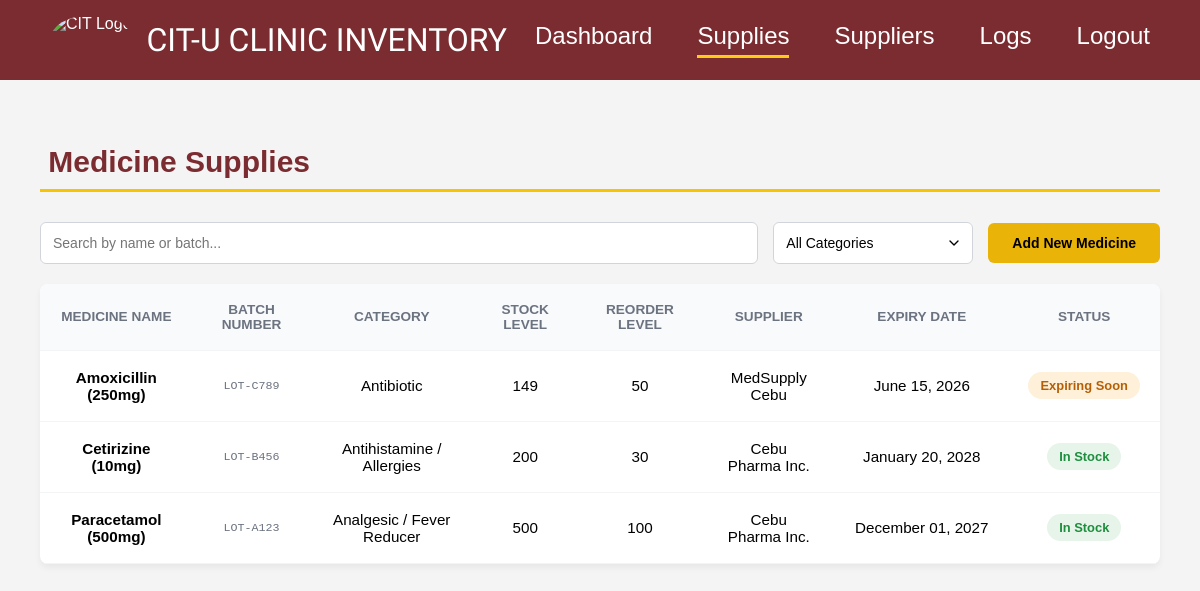
Screenshot of /src/supplies/index.php (signed in) with the database file from the repository.
### tables this page shows
CREATE TABLE `medicinebatch` (
  `batch_id` int(11) NOT NULL,
  `medicine_id` int(11) NOT NULL,
  `supplier_id` int(11) NOT NULL,
  `batch_number` varchar(50) NOT NULL,
  `quantity_in_stock` int(11) NOT NULL DEFAULT 0,
  `expiry_date` date NOT NULL,
  `date_received` date NOT NULL
);

CREATE TABLE `medicine` (
  `medicine_id` int(11) NOT NULL,
  `name` varchar(100) NOT NULL,
  `purpose` varchar(255) DEFAULT NULL,
  `reorder_level` int(11) NOT NULL DEFAULT 0
);

CREATE TABLE `supplier` (
  `supplier_id` int(11) NOT NULL,
  `name` varchar(100) NOT NULL,
  `email` varchar(100) DEFAULT NULL,
  `address` text DEFAULT NULL
);

### src/supplies/index.php (the view, shortened to what this page needs)
<?php
    $medicines = [];
    try {
        $pdo = new PDO("mysql:host=127.0.0.1;dbname=citu_clinic_inventory;port=3306", "root", "");
        $pdo->setAttribute(PDO::ATTR_ERRMODE, PDO::ERRMODE_EXCEPTION);
        $sql = "
            SELECT
                mb.batch_id,
                mb.batch_number,
                m.name AS medicine_name,
                m.purpose AS category,
                mb.quantity_in_stock AS stock_level,
                m.reorder_level,
                s.name AS supplier_name,
                mb.expiry_date
            FROM MedicineBatch mb
            JOIN Medicine m ON mb.medicine_id = m.medicine_id
            JOIN Supplier s ON mb.supplier_id = s.supplier_id
            WHERE mb.quantity_in_stock > 0
            ORDER BY m.name ASC, mb.expiry_date ASC
        ";
        $stmt = $pdo->query($sql);
        $medicines = $stmt->fetchAll(PDO::FETCH_ASSOC);
    } catch (PDOException $e) {
        if ($pdo->inTransaction()) {
            $pdo->rollBack();
        }
        $message = "<div class='alert-error'>Database error: " . htmlspecialchars($e->getMessage()) . "</div>";
    }
?>
<!DOCTYPE html>
<html lang="en">
<head>
    <link rel="stylesheet" href="../components/shared.css">
    <link rel="stylesheet" href="style.css?v=<?php echo time(); ?>">
</head>
<body>
    <?php include '../components/header.php'; ?>
<main class="supplies-container">
    <h2 class="page-title">&nbsp;Medicine Supplies</h2>
    <hr class="yellow-line">
    <div class="toolbar">
        <input type="text" id="searchInput" placeholder="Search by name or batch..." class="search-input">
        <select class="category-select">
            <option value="all categories">All Categories</option>
        </select>
        <button class="add-btn" onclick="openModal()">Add New Medicine</button>
    </div>
    <div class="table-container">
        <table class="supplies-table" id="suppliesTable">
            <thead>
                <tr>
                    <th>Medicine Name</th>
                    <th>Batch Number</th>
                    <th>Category</th>
                    <th>Stock Level</th>
                    <th>Reorder Level</th>
                    <th>Supplier</th>
                    <th>Expiry Date</th>
                    <th>Status</th>
                </tr>
            </thead>
            <tbody>
                <?php if (empty($medicines)): ?>
                    <tr class="no-data-row">
                        <td colspan="8" style="text-align: center; padding: 20px;">No inventory records found.</td>
                    </tr>
                <?php else: ?>
                    <?php foreach ($medicines as $med):
                        $currentDate = new DateTime();
                        $expiryDate = new DateTime($med['expiry_date']);
                        $currentDate->setTime(0, 0, 0);
                        $expiryDate->setTime(0, 0, 0);
                        $interval = $currentDate->diff($expiryDate);
                        $daysUntilExpiry = $interval->invert ? -$interval->days : $interval->days;
                        $statusHtml = '';
                        $stockClass = '';
                        $rowClass = '';
                        if ($daysUntilExpiry < 0) {
                            $stockClass = 'text-danger';
                            $rowClass = 'row-danger';
                            $statusHtml = "
                                <form method='POST' style='display:inline;' onsubmit='return confirm(\"Are you sure you want to discard this expired batch?\");'>
                                    <input type='hidden' name='action' value='discard_batch'>
                                    <input type='hidden' name='batch_id' value='" . $med['batch_id'] . "'>
                                    <button type='submit' class='btn-discard' onclick='event.stopPropagation();'>Discard</button>
                                </form>
                            ";
                        } elseif ($med['stock_level'] <= $med['reorder_level']) {
                            $stockClass = 'text-danger';
                            $rowClass = 'row-danger';
                            $statusHtml = "<span class='badge low-stock'>Low Stock</span>";
                        } elseif ($daysUntilExpiry <= 60) {
                            $statusHtml = "<span class='badge expiring'>Expiring Soon</span>";
                        } else {
                            $statusHtml = "<span class='badge in-stock'>In Stock</span>";
                        }
                    ?>
                        <tr class="<?php echo $rowClass; ?> data-row hover-row"
                            style="cursor: pointer;"
                            onclick="openEditModal('<?php echo $med['batch_id']; ?>', '<?php echo addslashes($med['medicine_name']); ?>', '<?php echo addslashes($med['batch_number']); ?>', <?php echo $med['stock_level']; ?>)">
                            <td><strong><?php echo htmlspecialchars($med['medicine_name']); ?></strong></td>
                            <td style="color: #6b7280; font-family: monospace; font-size: 0.9em;"><?php echo htmlspecialchars($med['batch_number']); ?></td>
                            <td><?php echo htmlspecialchars($med['category']); ?></td>
                            <td class="<?php echo $stockClass; ?>"><?php echo number_format($med['stock_level']); ?></td>
                            <td><?php echo number_format($med['reorder_level']); ?></td>
                            <td><?php echo htmlspecialchars($med['supplier_name']); ?></td>
                            <td><?php echo date('F d, Y', strtotime($med['expiry_date'])); ?></td>
                            <td><?php echo $statusHtml; ?></td>
                        </tr>
                    <?php endforeach; ?>
                <?php endif; ?>
            </tbody>
        </table>
    </div>
</main>
</body>
</html>

### src/components/header.php
<?php
    $current_folder = basename(dirname($_SERVER['PHP_SELF']));
?>
<header class="main-header">
    <div class="logo-container">
        <img src="../images/cit-logo-white.png" alt="CIT Logo" class="logo">
        <h1>CIT-U CLINIC INVENTORY</h1>
    </div>
    <nav class="nav-links">
        <a href="../dashboard/index.php" class="<?= ($current_folder == 'dashboard') ? 'active' : '' ?>">Dashboard</a>
        <a href="../supplies/index.php" class="<?= ($current_folder == 'supplies') ? 'active' : '' ?>">Supplies</a>
        <a href="../suppliers/index.php" class="<?= ($current_folder == 'suppliers') ? 'active' : '' ?>">Suppliers</a>
        <a href="../logs/index.php" class="<?= ($current_folder == 'logs') ? 'active' : '' ?>">Logs</a>
        <a href="../login/index.php" class="logout-btn">Logout</a>
    </nav>
</header>

### src/components/shared.css (style rules this page uses)
body { margin: 0; font-family: Arial, sans-serif; background-color: #f4f4f4; }
.logo { height: 50px; border-radius: 50%; }
.main-header { display: flex; justify-content: space-between; align-items: center; padding: 15px 50px; background-color: #7b2c31; color: white; }
.main-header .logo-container { display: flex; align-items: center; gap: 15px; }
.main-header .logo-container h1 { margin: 0; font-size: 32px; font-weight: normal; color: white; font-family: 'Balthazar', serif; }
.nav-links { display: flex; gap: 45px; align-items: center; }
.nav-links a { color: white; text-decoration: none; font-size: 24px; padding-bottom: 5px; border-bottom: 3px solid transparent; }
.nav-links a.active { border-bottom: 3px solid #facc15; }

### src/supplies/style.css (style rules this page uses)
.supplies-container { padding: 40px; max-width: 1200px; margin: 0 auto; }
.page-title { color: #7b2c31; font-size: 30px; margin-bottom: 10px; }
.yellow-line { border: none; border-top: 3px solid #F8C400; margin-bottom: 30px; }
.toolbar { display: flex; gap: 15px; margin-bottom: 20px; align-items: center; }
.search-input { flex: 1; padding: 12px; border: 1px solid #d1d5db; border-radius: 6px; font-size: 14px; outline: none; }
.category-select { padding: 12px; padding-right: 30px; border: 1px solid #d1d5db; border-radius: 6px; font-size: 14px; min-width: 200px; outline: none; background-color: white; appearance: none; background-repeat: no-repeat; background-position: right 10px center; }
.table-container { background: white; border-radius: 8px; box-shadow: 0 4px 6px rgba(0,0,0,0.05); overflow-x: auto; }
.supplies-table { width: 100%; border-collapse: collapse; text-align: left; }
.supplies-table th { background-color: #f9fafb; color: #6b7280; font-size: 0.85em; text-transform: uppercase; font-weight: bold; padding: 18px 20px; border-bottom: 1px solid #f3f4f6; text-align: center; vertical-align: middle; }
.supplies-table td { padding: 18px 20px; border-bottom: 1px solid #f3f4f6; font-size: 0.95em; vertical-align: middle; }
.supplies-table td:nth-child(1) { text-align: center; }
.supplies-table td:nth-child(2) { text-align: center; }
.supplies-table td:nth-child(3) { text-align: center; }
.supplies-table td:nth-child(4) { text-align: center; }
.supplies-table td:nth-child(5) { text-align: center; }
.supplies-table td:nth-child(6) { text-align: center; }
.supplies-table th:nth-child(7), .supplies-table td:nth-child(7) { min-width: 120px; white-space: nowrap; vertical-align: middle; text-align: center; }
.supplies-table td:nth-child(8) { text-align: center; }
.badge { padding: 6px 12px; border-radius: 20px; font-size: 0.85em; font-weight: bold; display: inline-block; white-space: nowrap; }
.badge.in-stock { background-color: #e6f4ea; color: #1e8e3e; }
.badge.expiring { background-color: #fef0d9; color: #b45f06; }
.add-btn { background-color: #eab308; color: black; border: none; padding: 12px 24px; font-weight: bold; border-radius: 6px; cursor: pointer; font-size: 14px; transition: background-color 0.2s; white-space: nowrap; }

### rows the page displays
medicinebatch: medicine.name "Amoxicillin (250mg)", batch_number "LOT-C789", medicine.purpose "Antibiotic", quantity_in_stock "149", medicine.reorder_level "50", supplier.name "MedSupply Cebu", expiry_date "June 15, 2026", shows "Expiring Soon"
medicinebatch: medicine.name "Cetirizine (10mg)", batch_number "LOT-B456", medicine.purpose "Antihistamine / Allergies", quantity_in_stock "200", medicine.reorder_level "30", supplier.name "Cebu Pharma Inc.", expiry_date "January 20, 2028", shows "In Stock"
medicinebatch: medicine.name "Paracetamol (500mg)", batch_number "LOT-A123", medicine.purpose "Analgesic / Fever Reducer", quantity_in_stock "500", medicine.reorder_level "100", supplier.name "Cebu Pharma Inc.", expiry_date "December 01, 2027", shows "In Stock"
